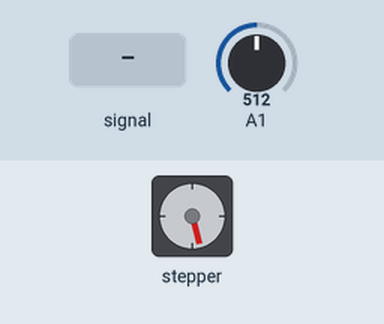
Bench run of a sketch on a simulated Arduino Uno, built with avr-gcc and run on an emulated ATmega328P. Shown: stepper motor. The test bench sets the inputs (shaded band); at power-on: A1 = 512. Stepper angles assume 200 steps per turn.

Above: at 1.2 s.
1.3 s: A1 fed a 200 Hz sine of ±255 counts around its level
4.3 s: A1 set to 4
5.8 s: A1 set to 1
At 8.6 s:
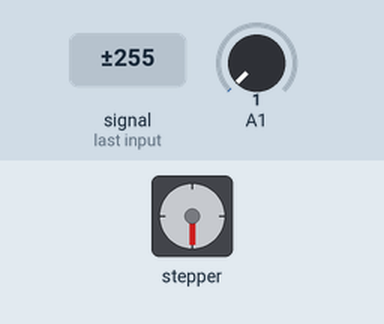
8.8 s: A1 set to 70
At 11.9 s:
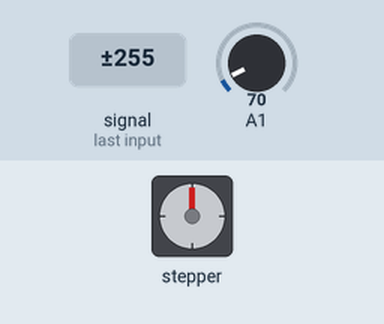
13.3 s: A1 set to 0
At 13.64 s:
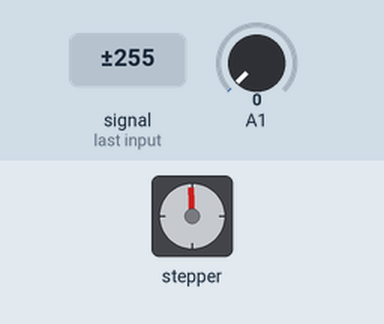
Timing chart, 0 to 16.7 s (numbered marks = the images above; inputs shaded):
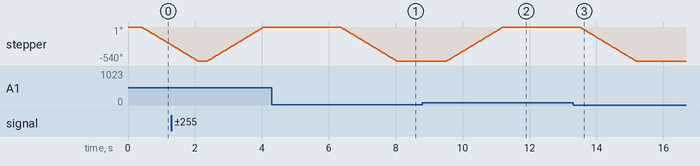

Measured:
- the behaviour switches between 3 and 2 on A1 (found by bisection; images 0 and 1)
- after the input at 4.3 s, every drawn part: stays the same
- after the input at 5.8 s, stepper: turns 540° counter-clockwise in 1.7 s, starting after 0.55 s
- after the input at 8.8 s, stepper: turns 540° clockwise in 1.7 s, starting after 0.72 s
- after the input at 13.3 s, stepper: turns 540° counter-clockwise in 1.7 s, starting after 0.20 s

The sketch:

prog.ino
```cpp
//Inclusão de biblioteca para utilização de motores de passo
  #include <Stepper.h>

//Define número de passos correspondente a uma revolução do eixo do motor
  const int stepsPerRevolution = 200;

// Define os pinos que servirão para o acionamento alternado das bobinas do motor de passo
  Stepper myStepper(stepsPerRevolution, 8,10,9,11);

//Declaração de variáveis

//Variáveis do controlador PID:
  float kp = 10; //KP
  float ki = 5; //KI
  float kd = 5; //KD
  float T = 1; //Tempo de amostragem
  float setpoint = 3; //Setpoint, inicializado em 3
  float erro; // Erro = (Setpoint - Nível atual)
  float derivada; //Parcela derivada
  float integral; //Parcela integral
  float erroant; //Erro Anterior
  float integralant; //Integral Anterior
  long int saida; // Saída, resultado do algoritmo do controlador PID

//Variáveis do sensor de Nível:
  float nivel = 0; //Armazena o valor de nível medido
  int intSensorResult = 0; //Valor fornecido pelo sensor, do tipo inteiro
  float fltSensorCalc = 0; //Valor calculado de nível, do tipo ponto flutuante
  int contador  = 0; //Número de medições realizadas
  float total = 0; //Valor total, soma das medições realizadas até então
  float media; //Valor médio das medições

//Variáveis de controle do motor de passo
  long int vel; //Armazena o valor de velocidade do motor de passo
  int cont = 0; //Armazena o valor de posição do eixo do motor de passo

//Outras variáveis
  bool ligado = true; //Controla o estado do controle, false = desligado e true = ligado
  String dado; //Armazena as variáveis a serem enviadas via serial para o sistema supervisório

  void setup() {
      myStepper.setSpeed(60); //Determina a velocidade inicial do motor em 60
      Serial.begin(9600); //Inicia a comunicação serial com baud rate = 9600
  }

  void loop() {
     //Obtém o valor do sensor de nível através da leitura analógica da entrada A1
     intSensorResult = analogRead(A1);
     //Manipula o valor do sensor de nível de forma a obter o equivalente em centímetros
     fltSensorCalc = (6787.0 / (intSensorResult - 3.0)) - 4.0;
     total += fltSensorCalc; //Acumula o valor da medição no total medido
     contador++; //Incrementa o número de medições realizadas

     if(contador == 1000){  //Caso já tenham sido realizadas 1000 medições, prosseguir com o seguinte:
        media = total /1000; //Calcula a média das 1000 últimas medições
        nivel = 13 - media ; //Ajusta o valor de nível de acordo com a média das medições
        total = 0; //Zera o valor de total das medições
        contador = 0; //Zera o valor do número de medições

        //Caso o valor de nível exceda 4, limite-o em 4
        if(nivel > 4)
           nivel = 4;
        //Caso o valor de nível seja menor que 0, limite-o em 0
        if(nivel < 0)
          nivel = 0;
     }

//-----------------------------------Início da conexão com supervisório-------------------

  if (Serial.available())  //Se a serial estiver disponível
  {
    switch(Serial.read())  //Lê o caráter recebido e toma uma ação correspondente:
    {
     case 'A': //Caso receba "A" do sistema supervisório...
        ligado = true; //... ativa o controle
        break;

      case 'B':  //Caso receba "B" do sistema supervisório...
        ligado = false; //... desativa o controle
        break;

      case 'W': //Caso receba "W" do sistema supervisório...
       if(ligado){ //Se o sistema de controle estiver ativo:
          dado =  String(nivel, DEC) + "#"; //Formata uma String com o valor de nível medido
          Serial.println(dado);  //Envia a string formatada para o sistema supervisório
       }
        break;

      case 'K': //Caso receba "K" do sistema supervisório...
        if(ligado){ //Se o sistema de controle estiver ativo:
          kp = Serial.parseInt(); //Atualiza o valor de "kp" com o enviado pelo sistema supervisório
          ki = Serial.parseInt(); //Atualiza o valor de "ki" com o enviado pelo sistema supervisório
          kd = Serial.parseInt(); //Atualiza o valor de "kd" com o enviado pelo sistema supervisório
        }
        break;

      case 'P': //Caso receba "P" do sistema supervisório...
        setpoint = Serial.parseInt();//Atualiza o valor de setpoint com o enviado pelo sistema supervisório

        //Se o valor de setpoint enviado for menor que 0, limita-o em 0
        if(setpoint < 0 )
          setpoint = 0;
        //Se o valor de setpoint enviado exceder 4, limita-o em 4
        else if(setpoint > 4)
          setpoint=4;
        break;
    }
  }

//-----------------------------------Fim da conexão com supervisório-------------------

//Algoritmo do controlador PID
  if(ligado){
        erro = setpoint - nivel; //Calcula o erro atual entre setpoint e variável de processo
        derivada = (kd* (erro - erroant)/T); //Calcula a parcela derivada
        integral = (ki*(erro + erroant)*(T/2)); //Calcula a parcela integral

        saida = (kp * erro) + integralant + integral + derivada; //Realiza o cálculo do sinal de controle
        vel = saida; //Iguala o valor de velocidade ao da saída do controlador

        //Caso o valor de velocidade seja menor que zero, obtenha o módulo
        if(vel < 0)
          vel = abs(vel);
        //Caso o valor de velocidade seja maior que 60, limita-o em 60
        else if (vel > 60)
          vel = 60;

        erroant = erro; //Atualizar o valor de erro anterior para o próximo cálculo
        integralant = integral; //Atualizar o vlaor de integral anterior para o próximo cálculo
  }
  //Acionamento do motor
  if(ligado){ //Se o sistema de controle estiver ativo:
      myStepper.setSpeed (60); //Define o valor de velocidade do motor de passo

      if(nivel > setpoint && cont<300){ //Se o nível ultrapassar o setpoint e o registro não estiver em seu limite...
        myStepper.step(-1);//fecha o registro
        cont++; //Contabiliza um passo
      }
      else if(nivel<setpoint && cont>0){ //Se o nível baixar além do setpoint e o registro não estiver em seu limite...
        myStepper.step(1);//abre o registro
        cont--; //Contabiliza um passo
      }
   }
}
```
